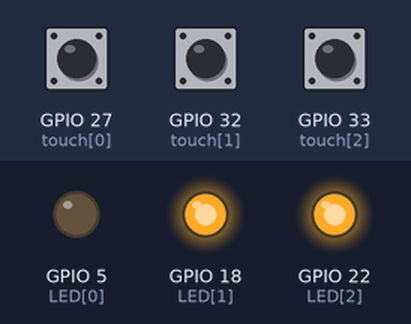
Bench run of a sketch on a simulated ESP32. Parts: output pins drawn as LEDs (lit = HIGH). Inputs (shaded band) come from the test bench; at power-on: GPIO 27 (touch[0]) HIGH, GPIO 32 (touch[1]) HIGH, GPIO 33 (touch[2]) HIGH. WiFi joins after 1.5 s; servers stay silent unless stated; uploads are accepted with an empty reply; what the sketch prints to the serial monitor is not drawn.

Above: at 6.2 s.
6.3 s: GPIO 27 (touch[0]) pulled LOW for 0.15 s
At 6.7 s:
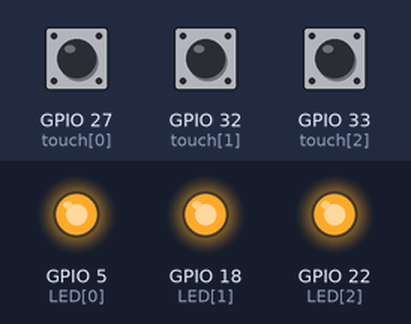
7.9 s: GPIO 32 (touch[1]) pulled LOW for 0.15 s
At 9.1 s:
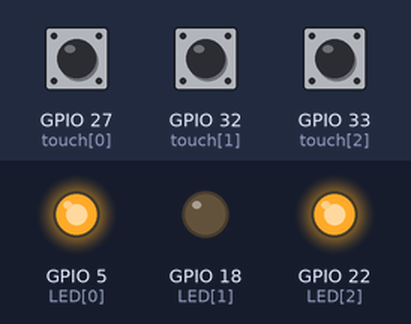
9.5 s: GPIO 33 (touch[2]) pulled LOW for 0.15 s
At 10.3 s:
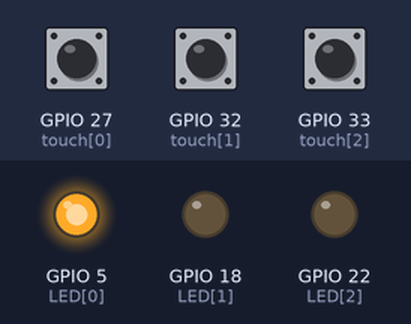
11.1 s: GPIO 27 (touch[0]) pulled LOW for 1 s
At 12.8 s:
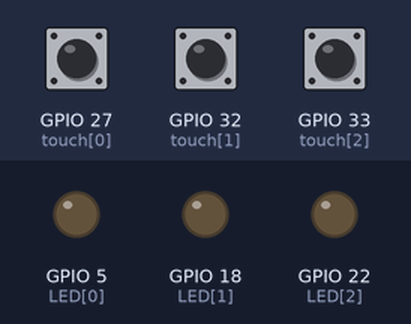
13.6 s: GPIO 32 (touch[1]) pulled LOW for 1 s
At 15.8 s:
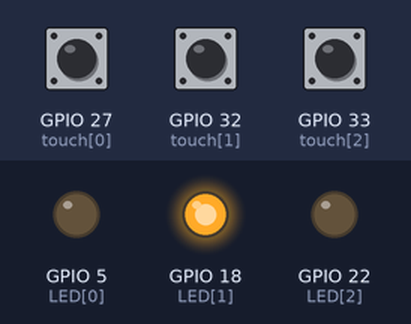
16.1 s: GPIO 27 (touch[0]) pulled LOW for 0.15 s
At 16.6 s:
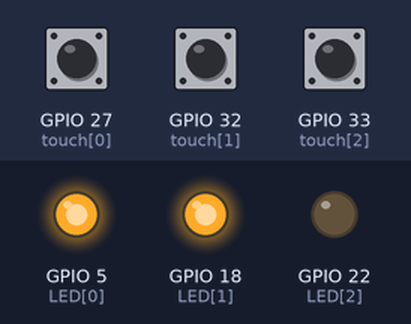
Timing chart, 0 to 18.7 s (numbered marks = the images above; inputs shaded):
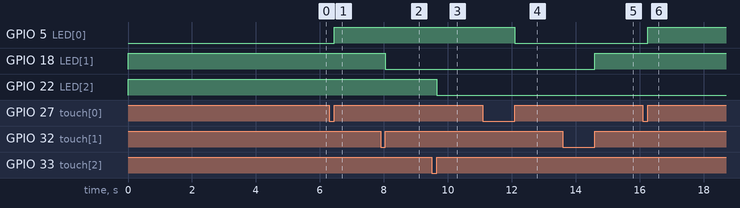

Measured:
- after the input at 6.3 s, GPIO 5 (LED[0]): LOW → HIGH after 0.15 s
- after the input at 7.9 s, GPIO 18 (LED[1]): HIGH → LOW after 0.15 s
- after the input at 9.5 s, GPIO 22 (LED[2]): HIGH → LOW after 0.15 s
- after the input at 11.1 s, GPIO 5 (LED[0]): HIGH → LOW after 1.0 s
- after the input at 13.6 s, GPIO 18 (LED[1]): LOW → HIGH after 1.0 s
- after the input at 16.1 s, GPIO 5 (LED[0]): LOW → HIGH after 0.15 s

The sketch:

miniproject.ino
```cpp
#include <ArduinoJson.h>
#include <WiFi.h>
#include <HTTPClient.h>

int LED[3] = {5, 18, 22};
int touch[3] = {27, 32, 33}; //purple = 1, green = 2, orange = 3
bool t[3] = {false, false, false};
int check[3] = {0, 0, 0};
int room[3];
String txt[2] = {" is used.", " is available."};

char str[50];
const char* ssid = "ZisZtR";
const char* password = "asd123456";
const char* put_url = "https://ecourse.cpe.ku.ac.th/exceed07/api/toilet";
const int _size = 2*JSON_OBJECT_SIZE(2);
StaticJsonDocument<_size> JSONPut;

void WiFi_Connect(){
  WiFi.disconnect();
  delay(2000);
  WiFi.begin(ssid, password);
  Serial.print("Connecting to WiFi...");
  while(WiFi.status() != WL_CONNECTED){
    delay(1000);
    Serial.print("...");
  }
  Serial.println("Connected to network");
  Serial.print("IP Adress : ");
  Serial.println(WiFi.localIP());
}

void _put(int room){
  if(WiFi.status() == WL_CONNECTED){
    int state = digitalRead(LED[room-1]);
    HTTPClient http;
    http.begin(put_url);
    http.addHeader("Content-Type", "application/json");

    JSONPut["room"] = room;
    if(room==1) JSONPut["available"] = state;
    else JSONPut["available"] = !state;

    serializeJson(JSONPut, str);
    int httpCode = http.PUT(str);
    if(httpCode == HTTP_CODE_OK){
      String payload = http.getString();
      Serial.print("Status: ");
      Serial.println(httpCode);
      Serial.println(payload);
    }else{
      Serial.print("Status: ");
      Serial.println(httpCode);
      Serial.println("ERROR on HTTP request");
    }
  }else{
    WiFi_Connect();
  }
  delay(100);
}

void setup() {
  for(int i=0;i<3;i++){
     pinMode(LED[i], OUTPUT);
     pinMode(touch[i], INPUT);
     if(i==0) digitalWrite(LED[i], LOW);
     else digitalWrite(LED[i], HIGH);
  }
  Serial.begin(9600);
  WiFi_Connect();
  delay(1000);
}

void loop() {
  while(1){
    for(int i=0;i<3;i++){
      room[i] = touchRead(touch[i]);
      /*Serial.print("room");
      Serial.print(i+1);
      Serial.print(" : ");
      Serial.println(room[i]);*/
    }

    for(int i=0;i<3;i++){
      if(t[i] && room[i] > 50 && check[i]>2){
        t[i] = false;
        digitalWrite(LED[i], !digitalRead(LED[i]));
        Serial.print("toilet ");
        Serial.print(i+1);
        if(i!=0) Serial.println(txt[digitalRead(LED[i])]);
        else Serial.println(txt[!digitalRead(LED[i])]);
        _put(i+1);
      }
      if(room[i] < 25 && room[i]!=0){
        t[i]=true;
        check[i]++;
      }
      if(room[i] > 50) check[i]=0;
    }
  }
  delay(500);
}
```
